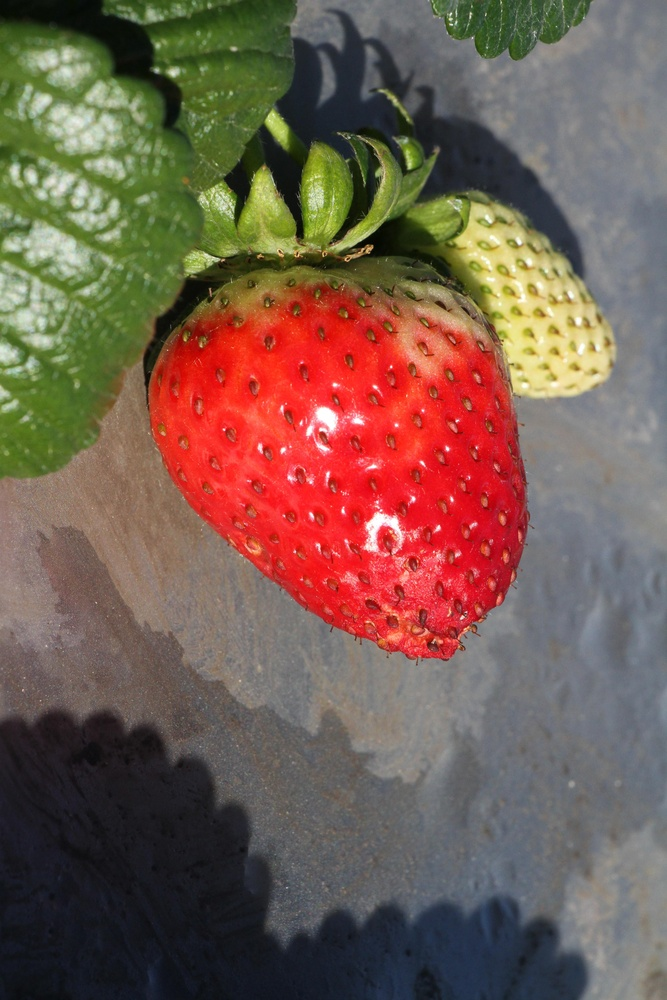
%> input picture Project 5/Part A Data/s1.JPG, 667 x 1000 px, shrunk from 3456 x 5184 before the run
$ octave --eval "result = edge_based_seg(rgb2gray(imread('../../Project 5/Part A Data/s1.JPG')));"   (GNU Octave 9; MATLAB toolbox functions it lacks are replaced by stand-ins)
%> lines starting %> are read from the running program, lines starting %| are printed output that depends on the picture; in (x1, y1, x2, y2) boxes, pixels count from 0 and x2, y2 are one past the last pixel; in counts of white or black regions, pixels touching at a corner belong together; the program's own positions count from 1
function object = edge_based_seg(gray_img)
    %% Edge-based segmentation using the Sobel edge detector
    % Input: gray_img - grayscale image
    % Output: object - binary image containing the extracted object

    % Apply the Sobel edge detection filter
    edge_img = edge(gray_img, 'prewitt');
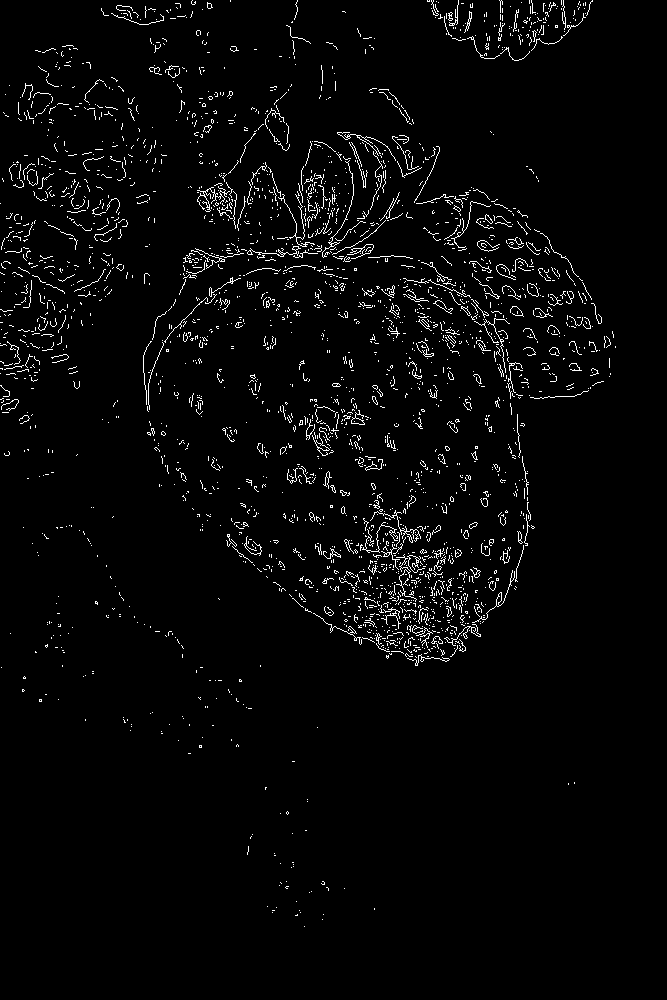
%> edge_img: size 1000x667 logical; 2.8% white in thin lines or dots, all inside (x1, y1, x2, y2) = (0, 0, 616, 927)

    % Clean up the edge image
    clean_img = bwareaopen(edge_img, 25);
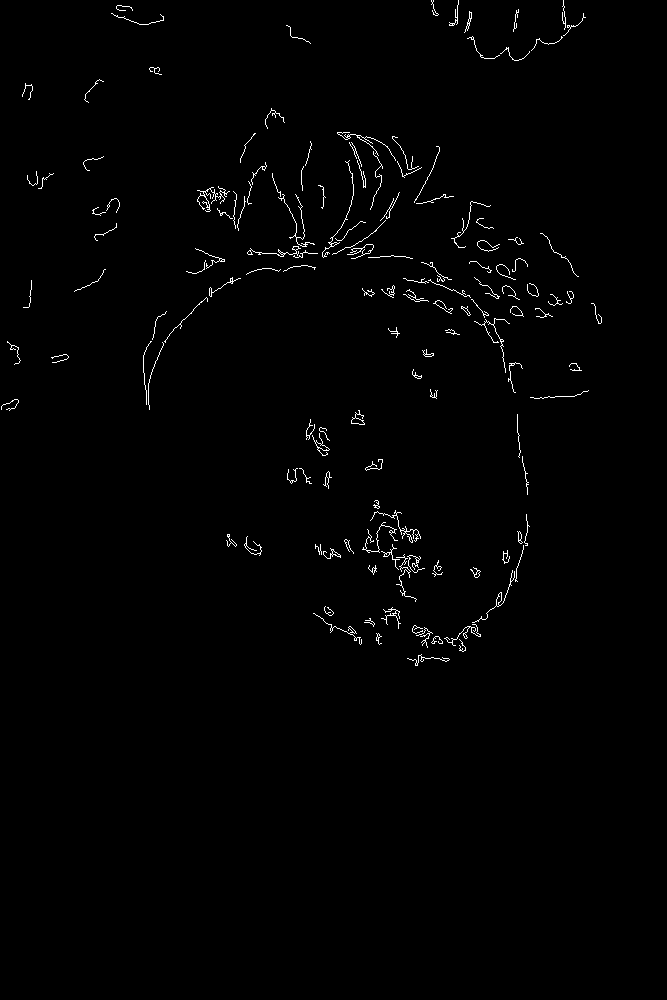
%> clean_img: size 1000x667 logical; 1% white in thin lines or dots, all inside (x1, y1, x2, y2) = (1, 0, 602, 666)

    % Convert the edge image to a binary image (if it's not binary already)
    if ~islogical(clean_img)
        bin_img = imbinarize(clean_img);
    else
        bin_img = clean_img;
    end

    % Clean up the binary image
    %clean_img = bwareaopen(bin_img, 100);

    % Close the gaps between the lines
    closed_img = imclose(bin_img, strel('disk', 25));
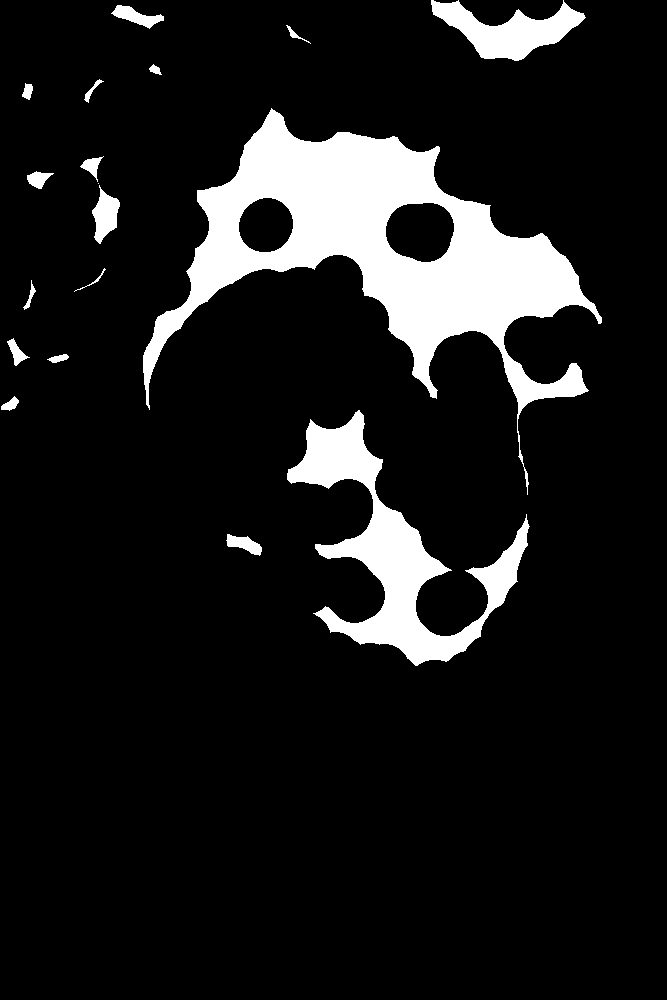
%> closed_img: size 1000x667 logical; 10.9% white; 18 white regions (1 under 20 px), largest, box (x1, y1, x2, y2) and area: (143, 108, 602, 495) 47966, (287, 410, 530, 666) 16701, (431, 0, 586, 61) 4424
%     imshow(closed_img)
%     figure;

    % Fill image in
    fill_img = imfill(closed_img, 'holes');
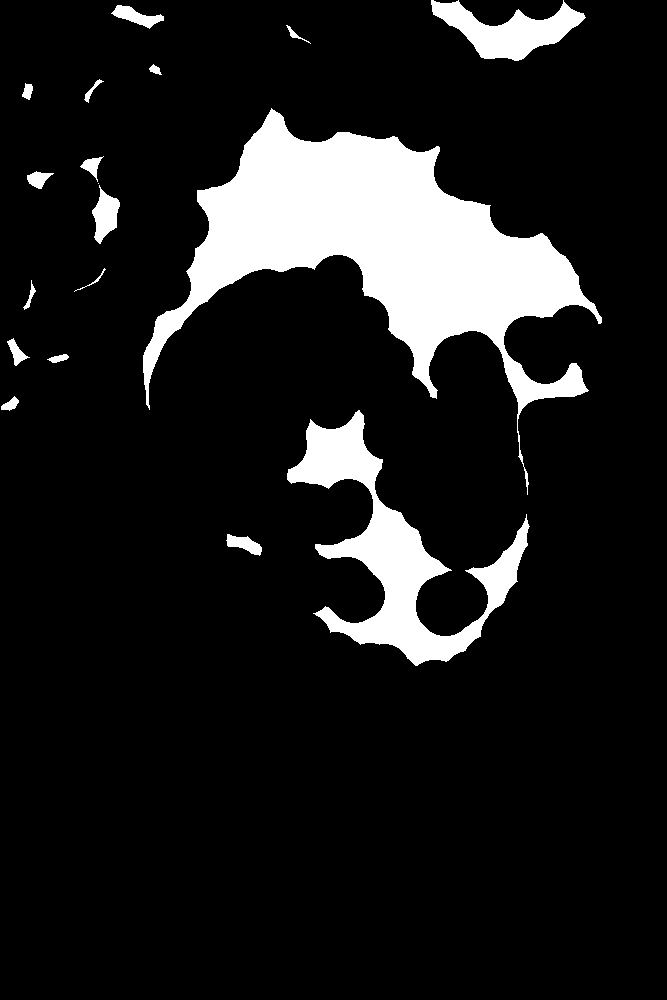
%> fill_img: size 1000x667 logical; 11.7% white; 18 white regions (1 under 20 px), largest, box (x1, y1, x2, y2) and area: (143, 108, 602, 495) 53469, (287, 410, 530, 666) 16701, (431, 0, 586, 61) 4424
%     imshow(fill_img)
%     figure;

    % Extract the object of interest
    object = bwpropfilt(fill_img, 'Area', 1, 'Largest');
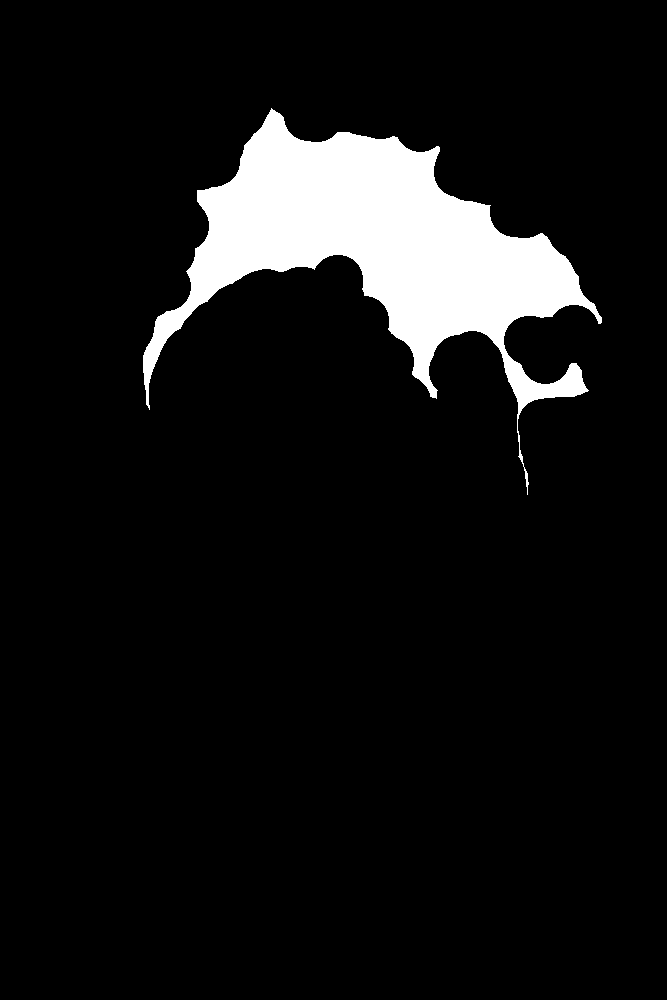
%> object: size 1000x667 logical; 8% white; 1 white region, box (x1, y1, x2, y2) and area: (143, 108, 602, 495) 53469
end

$ run again, on Project 5/Part A Data/s10.jpg
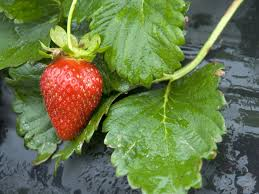
%> input picture Project 5/Part A Data/s10.jpg, 259 x 194 px
%> in edge_based_seg, `edge_img = edge(gray_img, 'prewitt');`:
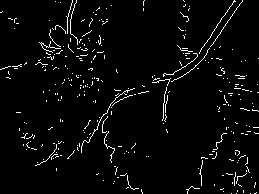
%> edge_img: size 194x259 logical; 3.4% white in thin lines or dots
%> clean_img: size 194x259 logical; 1.2% white in thin lines or dots, all inside (x1, y1, x2, y2) = (35, 0, 243, 186)
%> closed_img: size 194x259 logical; 6.3% white; 4 white regions, box (x1, y1, x2, y2) and area: (35, 0, 243, 166) 2390, (39, 0, 78, 53) 649, (212, 133, 227, 152) 71, (199, 159, 206, 186) 47
%> in edge_based_seg, `object = bwpropfilt(fill_img, 'Area', 1, 'Largest');`:
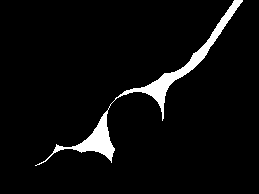
%> object: size 194x259 logical; 4.8% white; 1 white region, box (x1, y1, x2, y2) and area: (35, 0, 243, 166) 2390

$ run again, on Project 5/Part A Data/s11.jpg
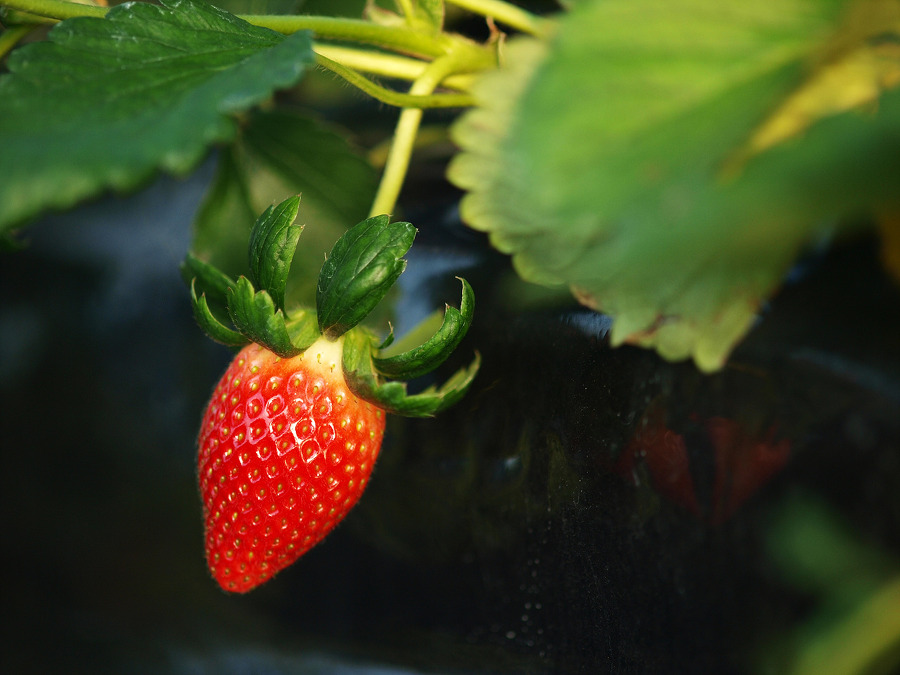
%> input picture Project 5/Part A Data/s11.jpg, 900 x 675 px
%> in edge_based_seg, `edge_img = edge(gray_img, 'prewitt');`:
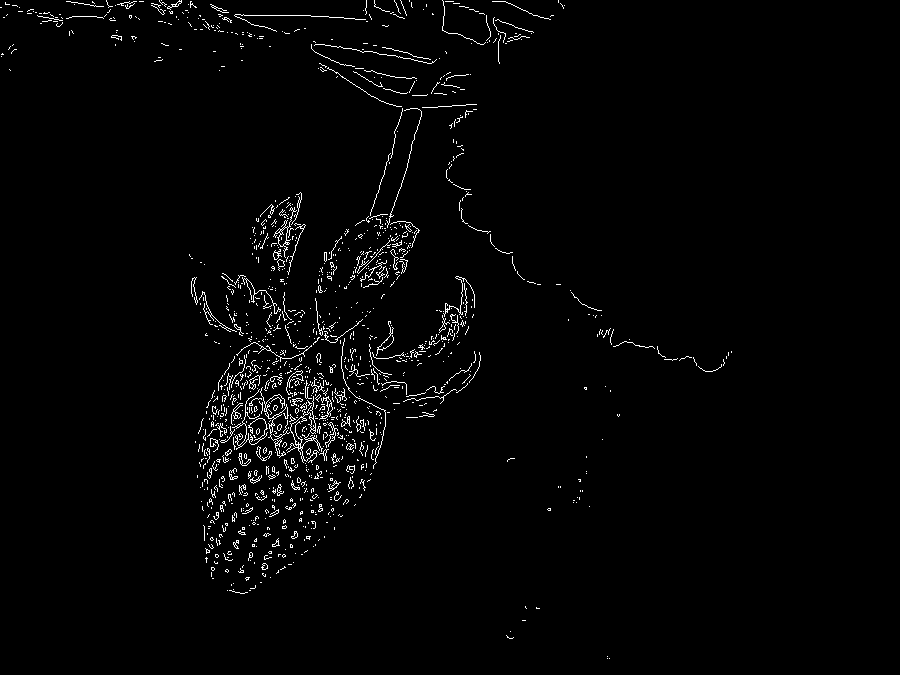
%> edge_img: size 675x900 logical; 1.9% white in thin lines or dots, all inside (x1, y1, x2, y2) = (0, 0, 732, 659)
%> clean_img: size 675x900 logical; 0.9% white in thin lines or dots, all inside (x1, y1, x2, y2) = (37, 0, 722, 496)
%> closed_img: size 675x900 logical; 10.1% white; 6 white regions, box (x1, y1, x2, y2) and area: (191, 0, 551, 496) 59900, (37, 1, 137, 41) 1293, (613, 339, 655, 349) 119, (698, 364, 722, 372) 78, (166, 0, 184, 10) 71, (571, 292, 602, 312) 47
%> in edge_based_seg, `object = bwpropfilt(fill_img, 'Area', 1, 'Largest');`:
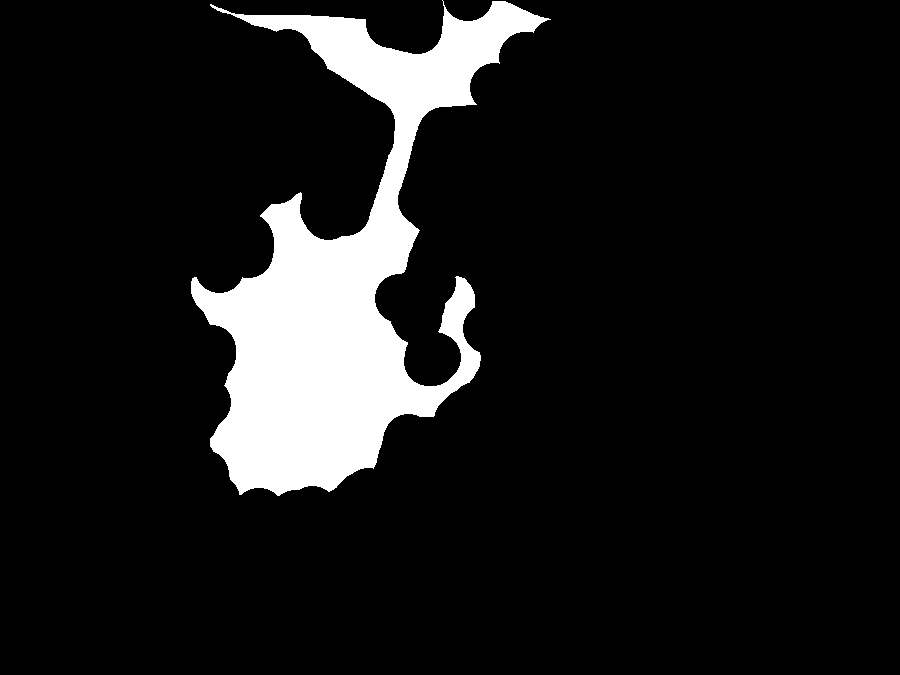
%> object: size 675x900 logical; 10.4% white; 1 white region, box (x1, y1, x2, y2) and area: (191, 0, 551, 496) 62899
